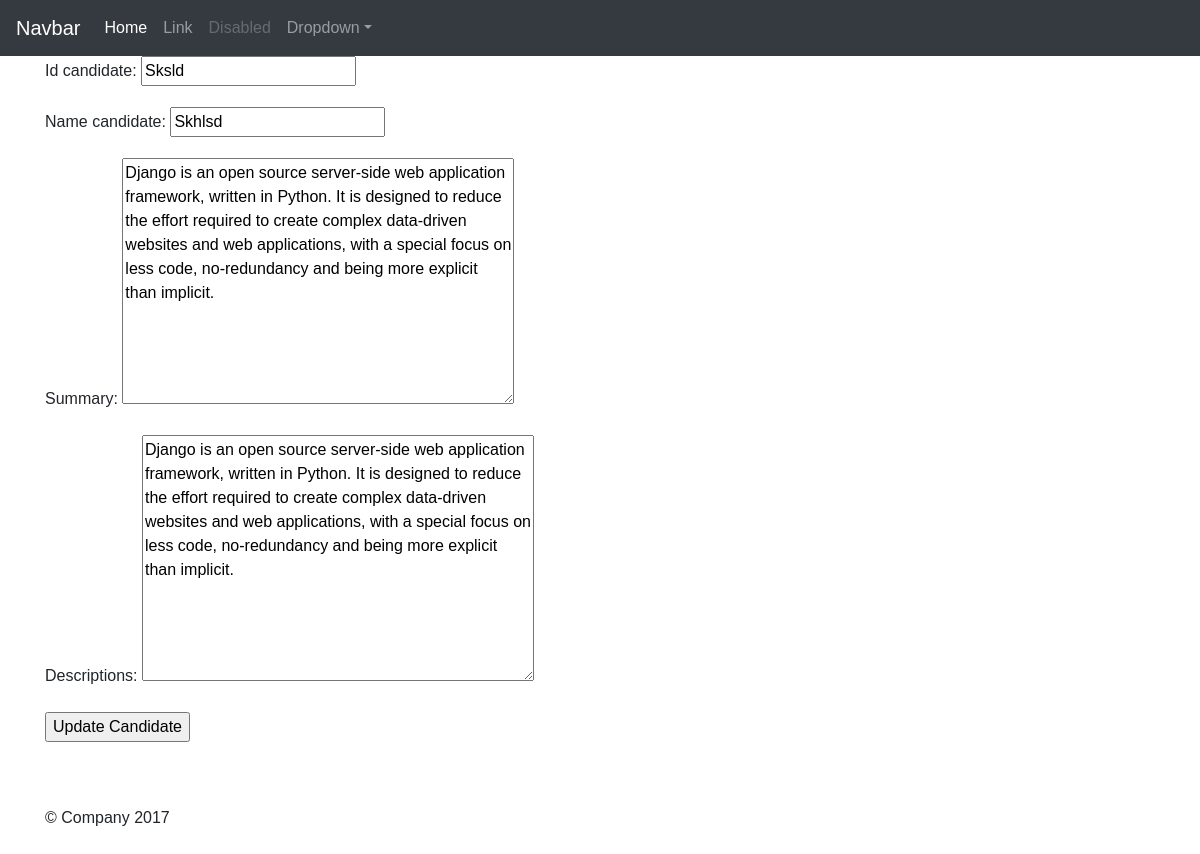
Screenshot of /pages/4/edit/ (signed in) with the database file from the repository.
### pages/models.py (models this page shows)
class Candidate(models.Model):
	id_candidate = models.CharField(max_length=32, unique=True)
	userId = models.ForeignKey(settings.AUTH_USER_MODEL)
	name_candidate = models.CharField(max_length=60, unique=False)
	summary = models.TextField(max_length=500)
	descriptions = models.TextField(max_length=2000)
	slug = models.SlugField(unique=True)
	def __str__(self):
		return self.name_candidate
	def get_absolute_url(self):
		return reverse("candidate:detailcandidate", kwargs={"pk":self.pk})
	def save(self, *args, **kwargs):
            self.slug = slugify(self.name_candidate)
	    super(Candidate, self).save(*args, **kwargs)

### pages/views.py (the view)
# urls.py: url(r'^(?P<pk>\d+)/edit/$', CandidateUpdateView.as_view(), name='updatecandaite'),
class CandidateUpdateView(LoginRequiredMixin, UpdateView):
    queryset = Candidate.objects.all()
    form_class = CandidateModelForm
    success_url = '/pages/'
    template_name = 'pages/update_candidate.html'

### pages/forms.py
class CandidateModelForm(forms.ModelForm):
    class Meta:
        model = Candidate
        fields = (
            'id_candidate',
            'name_candidate',
            'summary',
            'descriptions')

### templates/pages/update_candidate.html
{% extends 'base.html' %}
{% block content %}
  {% include "pages/form.html" with form=form btn_title="Update Candidate" %}
{% endblock content %}

### templates/pages/form.html (shortened to what this page needs)
<form class='form' method='POST' action="">
    {{ form.as_p }}
    <input type="submit" value="{{ btn_title }}" />
</form>

### static-storage/css/album.css (style rules this page uses)
body { min-height: 75rem; }

### static-storage/css/custom.css (style rules this page uses)
body { padding-top: 3.5rem; }

### static-storage/css/pages.css (style rules this page uses)
body { font-family: 'Oswald', sans-serif !important; }

### rows the page displays
Candidate: id_candidate "Sksld", name_candidate "Skhlsd", summary "Django is an open source server-side web application framework, written in Python. It is designed to reduce the effort required to create complex data-driven websites and web applications, with a special focus on less code, no-redundancy and being more explicit than implicit.", descriptions "Django is an open source server-side web application framework, written in Python. It is designed to reduce the effort required to create complex data-driven websites and web applications, with a special focus on less code, no-redundancy and being more explicit than implicit."
